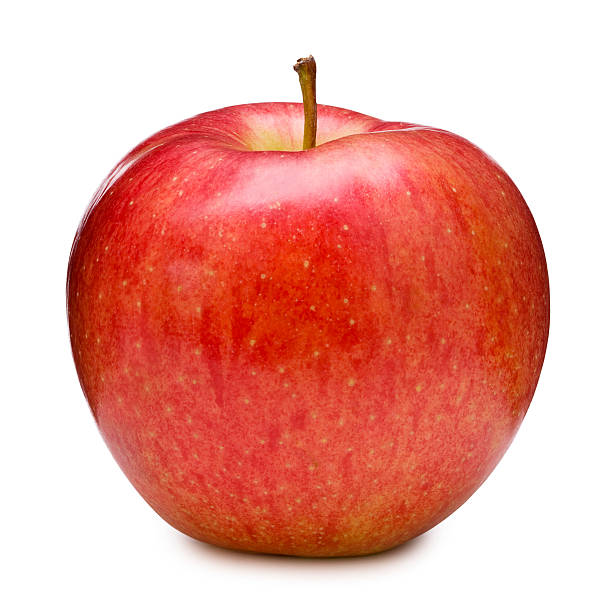
#> input picture CLASE10/manzana.jpg, 612 x 612 px
$ python ejercicio_manzana.py
#> lines starting #> are read from the running program, lines starting #| are printed output that depends on the picture; after the words box and inside, x2 and y2 are one past the last pixel; in counts of white or black regions, pixels touching at a corner belong together
import cv2
import numpy as np
#help(cv2.findContours)
image_as_BGR = cv2.imread("manzana.jpg")
#> image_as_BGR is the input picture: shape (612, 612, 3); mean B, G, R 157.2, 167.1, 234.1
image_as_GRAY = cv2.cvtColor(image_as_BGR, cv2.COLOR_BGR2GRAY)
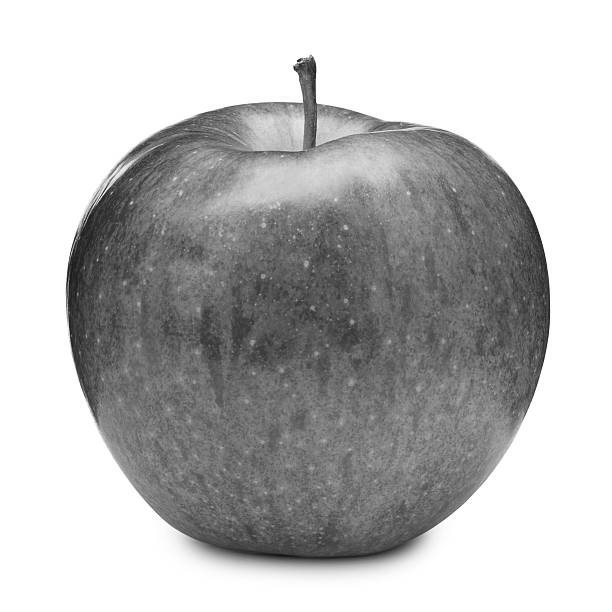
#> image_as_GRAY: shape (612, 612); min 13, max 255, mean 186
image_as_GRAY = cv2.GaussianBlur(image_as_GRAY,(7,7),0)
#Umbral Adaptativo
image_thresh = cv2.adaptiveThreshold(image_as_GRAY,255,cv2.ADAPTIVE_THRESH_GAUSSIAN_C,cv2.THRESH_BINARY_INV,11,2)
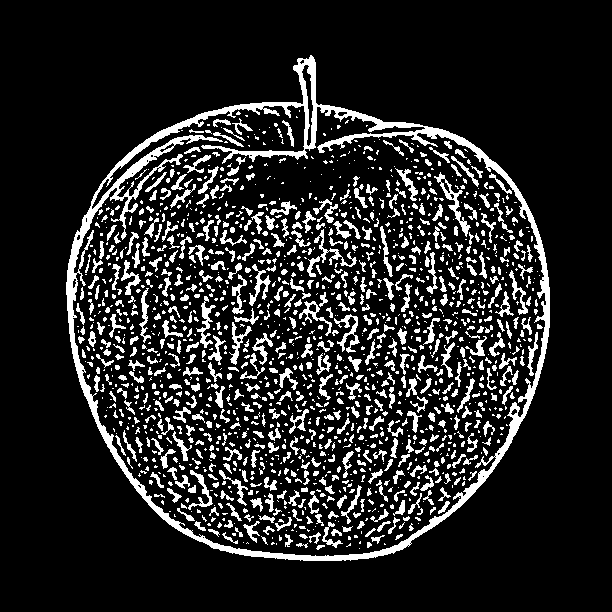
#> image_thresh: shape (612, 612); 14.3% white; 1593 white regions (979 under 20 px)
####################################
contours, hierarchy = cv2.findContours(image_thresh ,cv2.RETR_EXTERNAL,cv2.CHAIN_APPROX_NONE)
#> contours = 1 contour; box (x1, y1, x2, y2) and area: (66, 55, 550, 561) 178764
print(len(contours))
#| 1
########## CUADRO RECTO ############
x,y,w,h = cv2.boundingRect(contours[0])
#> x = 66; y = 55; w = 484; h = 506
start_points = (x,y)
#> start_points = (66, 55)
end_points = (x+w,y+h)
#> end_points = (550, 561)
color = (0,255,0)
######## CUADRO ROTADO ############
(x,y), (w,h), angle = cv2.minAreaRect(contours[0])
#> x = 299.9; y = 322.7; w = 481.2; h = 484.9; angle = -61.52
box = cv2.boxPoints(((x,y), (w,h), angle))
#> box = [[398.3, 649.8], [-27.92, 418.6], [201.5, -4.38], [627.7, 226.8]]
box = np.int64(box)
#> box = [[398, 649], [-27, 418], [201, -4], [627, 226]]
print(box)
#| [[398 649]
#|  [-27 418]
#|  [201  -4]
#|  [627 226]]
##################################
cv2.rectangle(image_as_BGR,start_points,end_points,color,2) #Cuadro recto
cv2.drawContours(image_as_BGR,contours,-1,(0,255,0),2)
cv2.drawContours(image_as_BGR,[box],-1,(255,0,0),4)       #Cuadro rotado
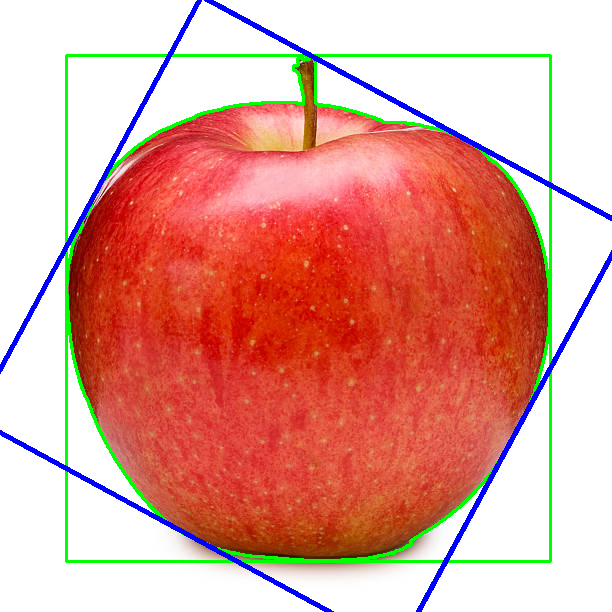
#> image_as_BGR: shape (612, 612, 3); mean B, G, R 152.7, 163.5, 222.8
cv2.imshow("Manzana1", image_thresh)
cv2.imshow("Manzana2", image_as_BGR)
cv2.waitKey(0)
